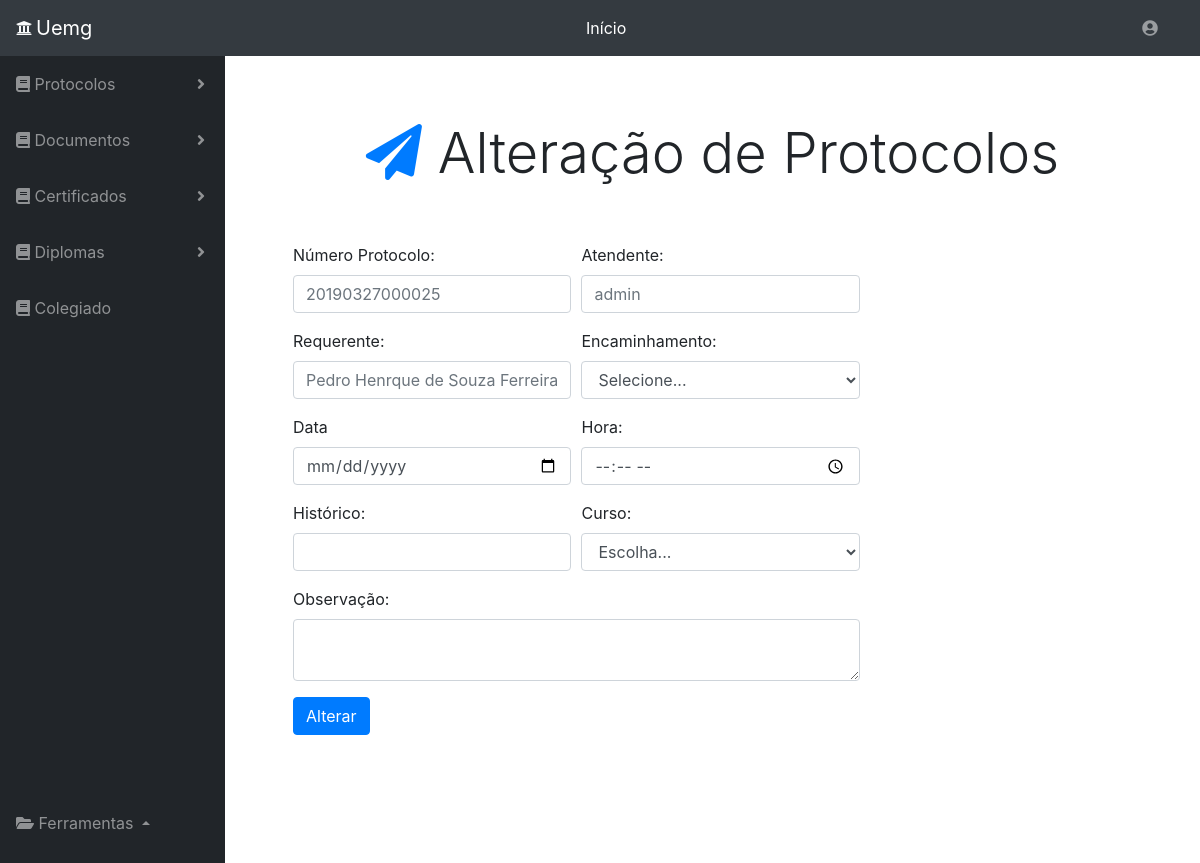
The app's page /alteraprotos.php?id=1 with its own data.
### tables this page shows
CREATE TABLE `addprotocolos` (
  `nome` varchar(255) NOT NULL,
  `atendente` varchar(255) NOT NULL,
  `curso` varchar(255) NOT NULL,
  `historico` varchar(255) NOT NULL,
  `data` date NOT NULL,
  `observacao` varchar(1000) NOT NULL,
  `numproto` varchar(255) NOT NULL,
  `ra` varchar(50) NOT NULL,
  `obsevacaocolegiado` varchar(255) NOT NULL,
  `cursocolegiado` varchar(255) NOT NULL,
  `encaminhamento` varchar(255) NOT NULL,
  `encaminhamentocolegiado` varchar(255) NOT NULL,
  `vencimento` varchar(255) NOT NULL,
  `dataretirada` date NOT NULL,
  `hora` time NOT NULL,
  `datavencimento` date NOT NULL,
  `statusColeg` tinyint(1) NOT NULL,
  `status` tinyint(1) NOT NULL,
  `Id` int(11) NOT NULL
);

### alteraprotos.php (the view, shortened to what this page needs)
<!DOCTYPE html>
<head>
    <link rel="stylesheet" href="https://stackpath.bootstrapcdn.com/bootstrap/4.1.3/css/bootstrap.min.css">
    <link rel="stylesheet" type="text/css" media="screen" href="menu.css" />
    <link rel="stylesheet" href="https://use.fontawesome.com/releases/v5.5.0/css/all.css">
</head>
<body id="page-top">
    <nav class="navbar navbar-expand navbar-dark bg-dark static-top">
      <i class="fas fa-university text-light mr-1"></i>
      <a class="navbar-brand mr-1" href="menu.php">Uemg</a>
      <form class="d-none d-md-inline-block form-inline ml-auto mr-0 mr-md-3 my-2 my-md-0">
        <ul class="navbar-nav ml-auto ml-md-0">
            <li class="nav-item dropdown no-arrow">
              <a class="nav-link dropdown-toggle text-white" href="menu.php" id="userDropdown" role="button" >
                Início
              </a>
            </li>
        </ul>
       </form>
      <form class="d-none d-md-inline-block form-inline ml-auto mr-0 mr-md-3 my-2 my-md-0">
        <ul class="navbar-nav ml-auto ml-md-0">
          <li class="nav-item dropdown no-arrow">
            <a class="nav-link dropdown-toggle" href="#" id="userDropdown" role="button" data-toggle="dropdown" aria-haspopup="true" aria-expanded="false">
               <i class="fas fa-user-circle fa-fw"></i>
             </a>
         </li>
        </ul>
      </form>
    </nav>
    <div id="wrapper">
      <?php include_once 'side_bar.php';?>
<div id="content-wrapper">
        <div class="container-fluid">
          <?php
              $servername = "127.0.0.1";
              $database = "protocolos";
              $username = "root";
              $password = "";
              $id=$_GET['id'];
              $conn = mysqli_connect($servername, $username, $password, $database);
              $sql = "SELECT * FROM addprotocolos WHERE Id='$id'";
                  $consulta = mysqli_query($conn, $sql);
              while( $dados = mysqli_fetch_assoc($consulta)){
              ?>
    <div class="row">
      <div class="col-12 text-center my-5">
        <h1 class="display-4"><i class="fa fa-paper-plane text-primary mr-3" aria-hidden="true"></i>Alteração de Protocolos</h1>
      </div>
    </div>
    <div class="row mb-5 justifiy-content-center">
      <div class="col-sm-12 col-md-10 col-lg-8">
        <form method="post">
          <div class="form-row ml-5">
            <div class="form-group col-sm-6 ">
              <label for="inputNumProto">Número Protocolo:</label>
              <input type="text" class="form-control" id="inputNumProto" name="numproto" placeholder="<?php echo $dados['numproto']; ?>" required="">
            </div>
            <div class="form-group col-sm-6">
              <label for="inputNomeAtendente">Atendente:</label>
              <input type="text" class="form-control" id="inputNomeAtendetne" name="nomeatendente" placeholder="<?php echo $dados['atendente']; ?>" required="">
            </div>
          </div>
           <div class="form-row ml-5">
                <div class="form-group col-sm-6 ">
                  <label for="inputNomeAten">Requerente:</label>
                  <input type="text" class="form-control" id="inputNomeAten" name="nomeatendido" placeholder="<?php echo $dados['nome']; ?>" required="">
                </div>
                <div class="form-group col-sm-6">
              <label for="inputEncaminhamento">Encaminhamento:</label>
              <select id="inputEncaminhamento" class="form-control" name="encaminhamento">
                <option selected>Selecione...</option>
                     <?php
                        $servername = "127.0.0.1";
                        $database = "protocolos";
                        $username = "root";
                        $password = "";
                          $conn = mysqli_connect($servername, $username, $password, $database);
                          $sql = "SELECT * FROM encaminhamento";
                          $consulta = mysqli_query($conn, $sql);
                          while( $dados = mysqli_fetch_assoc($consulta)){
                                echo "<option>".$dados['encaminhamento']."</option>";
                           }
                     ?>
              </select>
            </div>
          </div>
          <div class="form-row ml-5">
            <div class="form-group col-sm-6">
              <label for="inputData">Data</label>
              <input type="date" class="form-control" id="inputData" name="data" required="" >
            </div>
            <div class="form-group col-sm-6">
              <label for="inputHora">Hora:</label>
              <input type="time" class="form-control" id="inputHora" name="hora" required="">
            </div>
          </div>
          <div class="form-row ml-5">
            <div class="form-group col-sm-6">
              <label for="inputHistorico">Histórico:</label>
              <input type="text" id="inputHistorico" class="form-control" name="historico" required="" placeholder="<?php echo $dados['historico']; ?>">
            </div>
          <div class="form-group col-sm-6">
              <label for="inputCurso">Curso:</label>
              <select id="inputCurso" class="form-control" name="curso">
                <option selected>Escolha...</option>
              </select>
               </div>
            </div>
          <div class="form-row ml-5">
            <div class="form-group col-sm-12 ">
              <label for="inputObservacao">Observação:</label>
              <textarea class="form-control" id="inputObservacao" name="observacao"></textarea>
            </div>
          </div>
          <div class="form-row ml-5">
            <div class="col-sm-12">
              <button type="submit" class="btn btn-primary" formaction="funções/mudaproto.php">Alterar</button>
          </div>
      <?php } ?>
        </div>
      </form>
    </div>
  </div>
        </div>
</div>
  </body>
</html>

### menu.css (style rules this page uses)
body { height: 100%; }
#wrapper { display: -webkit-box; display: -ms-flexbox; display: flex; }
#wrapper #content-wrapper { overflow-x: hidden; width: 100%; padding-top: 1rem; padding-bottom: 80px; }
.navbar-nav .nav-item.dropdown .dropdown-toggle::after { width: 1rem; text-align: center; float: right; vertical-align: 0; border: 0; font-weight: 900; content: '\f105'; font-family: 'Font Awesome 5 Free'; }
.navbar-nav .nav-item.dropdown.no-arrow .dropdown-toggle::after { display: none; }
button { background-color: white; border-style: solid; border-color: white; }

### records on screen
addprotocolos: numproto "20190327000025", nomeatendente "admin", nomeatendido "Pedro Henrque de Souza Ferreira"
